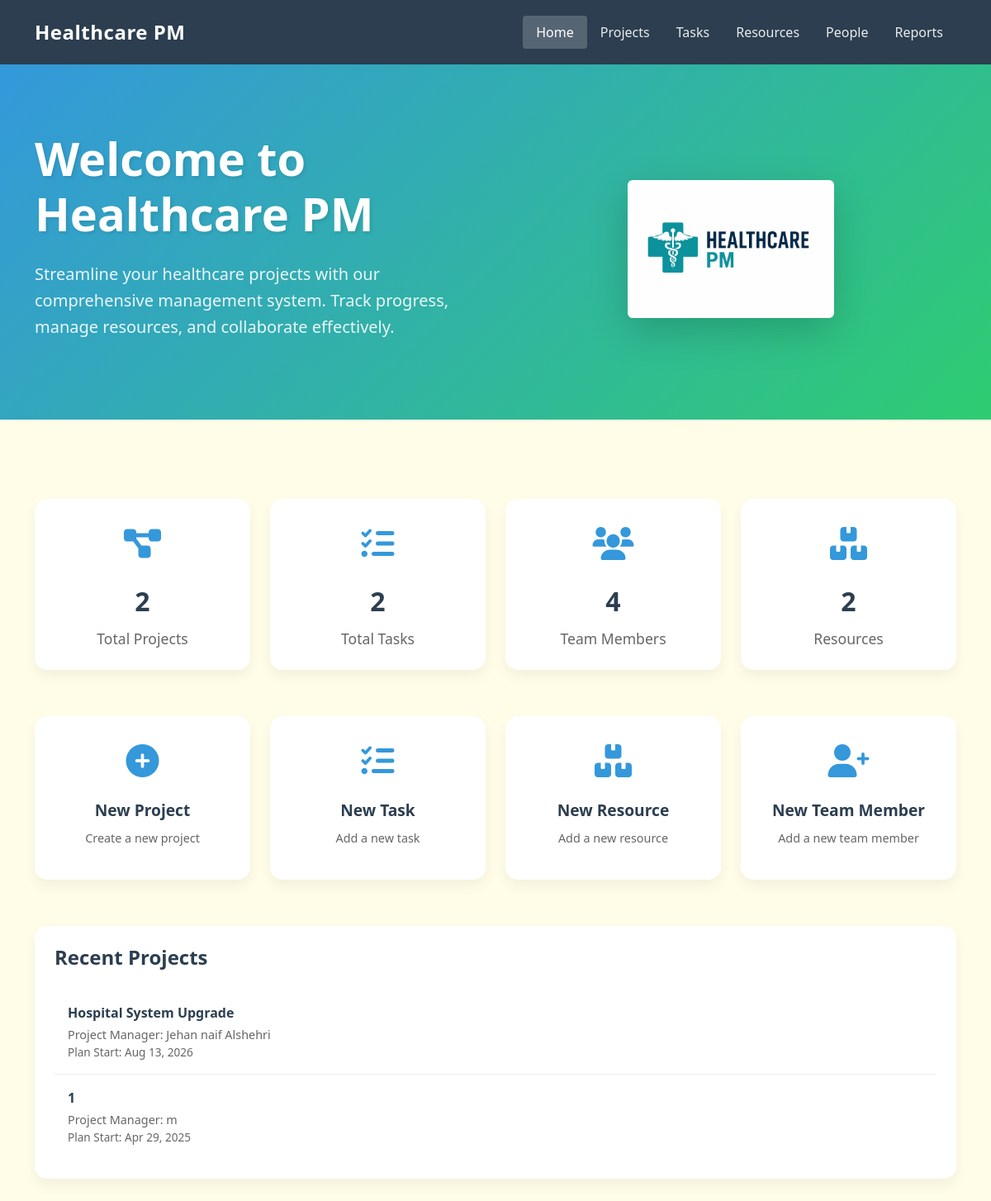
The page / on the database its author committed.
### tables this page shows
CREATE TABLE `tbl_project` (
  `project_id` int(11) NOT NULL,
  `project_name` varchar(150) NOT NULL,
  `plan_start_date` date DEFAULT NULL,
  `actual_start_date` date DEFAULT NULL,
  `plan_budget` decimal(12,2) DEFAULT NULL,
  `actual_budget` decimal(12,2) DEFAULT NULL,
  `project_manager_id` int(11) DEFAULT NULL,
  `project_description` text DEFAULT NULL
);

CREATE TABLE `tbl_people` (
  `id` int(11) NOT NULL,
  `name` varchar(100) NOT NULL,
  `email` varchar(100) NOT NULL,
  `address` varchar(255) DEFAULT NULL,
  `phone` varchar(20) DEFAULT NULL
);

### index.php (the view, shortened to what this page needs)
<?php
require_once 'db.php';
$stats = [
    'total_projects' => 0,
    'total_tasks' => 0,
    'total_team_members' => 0,
    'total_resources' => 0
];
try {
    $sql = "SELECT COUNT(*) as count FROM tbl_project";
    $stmt = $conn->query($sql);
    $stats['total_projects'] = $stmt->fetch(PDO::FETCH_ASSOC)['count'];
    $sql = "SELECT COUNT(*) as count FROM tbl_task";
    $stmt = $conn->query($sql);
    $stats['total_tasks'] = $stmt->fetch(PDO::FETCH_ASSOC)['count'];
    $sql = "SELECT COUNT(*) as count FROM tbl_people";
    $stmt = $conn->query($sql);
    $stats['total_team_members'] = $stmt->fetch(PDO::FETCH_ASSOC)['count'];
    $sql = "SELECT COUNT(*) as count FROM tbl_resources";
    $stmt = $conn->query($sql);
    $stats['total_resources'] = $stmt->fetch(PDO::FETCH_ASSOC)['count'];
    $sql = "SELECT p.*, pe.name as project_manager_name
            FROM tbl_project p
            LEFT JOIN tbl_people pe ON p.project_manager_id = pe.id
            ORDER BY p.plan_start_date DESC LIMIT 5";
    $stmt = $conn->query($sql);
    $recent_projects = $stmt->fetchAll(PDO::FETCH_ASSOC);
} catch(PDOException $e) {
    $error = "Error fetching data: " . $e->getMessage();
}
?>
<!DOCTYPE html>
<html lang="en">
<head>
    <link href="https://cdn.jsdelivr.net/npm/bootstrap@5.3.0/dist/css/bootstrap.min.css" rel="stylesheet">
    <link rel="stylesheet" href="https://cdnjs.cloudflare.com/ajax/libs/font-awesome/6.0.0/css/all.min.css">
    <link rel="stylesheet" href="https://cdn.jsdelivr.net/npm/sweetalert2@11.7.32/dist/sweetalert2.min.css">
</head>
<body>
    <nav class="navbar navbar-expand-lg navbar-dark">
        <div class="container">
            <a class="navbar-brand" href="index.php">Healthcare PM</a>
            <div class="collapse navbar-collapse" id="navbarNav">
                <ul class="navbar-nav ms-auto">
                    <li class="nav-item">
                        <a class="nav-link active" href="index.php">Home</a>
                    </li>
                    <li class="nav-item">
                        <a class="nav-link" href="projects.php">Projects</a>
                    </li>
                    <li class="nav-item">
                        <a class="nav-link" href="view_tasks.php">Tasks</a>
                    </li>
                    <li class="nav-item">
                        <a class="nav-link" href="resources.php">Resources</a>
                    </li>
                    <li class="nav-item">
                        <a class="nav-link" href="add_people.php">People</a>
                    </li>
                    <li class="nav-item">
                        <a class="nav-link" href="reports.php">Reports</a>
                    </li>
                </ul>
            </div>
        </div>
    </nav>
    <section class="welcome-section">
        <div class="container">
            <div class="row align-items-center">
                <div class="col-lg-6">
                    <h1 class="display-4 fw-bold">Welcome to Healthcare PM</h1>
                    <p class="lead">Streamline your healthcare projects with our comprehensive management system. Track progress, manage resources, and collaborate effectively.</p>
                </div>
<div class="col-lg-6 text-center">
    <img src="logo.png" alt="Healthcare Management" class="img-fluid rounded shadow-lg small-logo">
</div>
            </div>
        </div>
    </section>
    <div class="container py-5">
        <div class="row mb-4">
            <div class="col-md-3">
                <div class="stats-card text-center">
                    <div class="stats-icon">
                        <i class="fas fa-project-diagram"></i>
                    </div>
                    <div class="stats-number"><?php echo $stats['total_projects']; ?></div>
                    <div class="stats-label">Total Projects</div>
                </div>
            </div>
            <div class="col-md-3">
                <div class="stats-card text-center">
                    <div class="stats-icon">
                        <i class="fas fa-tasks"></i>
                    </div>
                    <div class="stats-number"><?php echo $stats['total_tasks']; ?></div>
                    <div class="stats-label">Total Tasks</div>
                </div>
            </div>
            <div class="col-md-3">
                <div class="stats-card text-center">
                    <div class="stats-icon">
                        <i class="fas fa-users"></i>
                    </div>
                    <div class="stats-number"><?php echo $stats['total_team_members']; ?></div>
                    <div class="stats-label">Team Members</div>
                </div>
            </div>
            <div class="col-md-3">
                <div class="stats-card text-center">
                    <div class="stats-icon">
                        <i class="fas fa-boxes"></i>
                    </div>
                    <div class="stats-number"><?php echo $stats['total_resources']; ?></div>
                    <div class="stats-label">Resources</div>
                </div>
            </div>
        </div>
        <div class="row mb-4">
            <div class="col-md-3">
                <a href="projects.php" class="text-decoration-none">
                    <div class="quick-access-card">
                        <div class="quick-access-icon">
                            <i class="fas fa-plus-circle"></i>
                        </div>
                        <div class="quick-access-title">New Project</div>
                        <div class="quick-access-description">Create a new project</div>
                    </div>
                </a>
            </div>
            <div class="col-md-3">
                <a href="#" class="text-decoration-none">
                    <div class="quick-access-card">
                        <div class="quick-access-icon">
                            <i class="fas fa-tasks"></i>
                        </div>
                        <div class="quick-access-title">New Task</div>
                        <div class="quick-access-description">Add a new task</div>
                    </div>
                </a>
            </div>
            <div class="col-md-3">
                <a href="resources.php" class="text-decoration-none">
                    <div class="quick-access-card">
                        <div class="quick-access-icon">
                            <i class="fas fa-boxes"></i>
                        </div>
                        <div class="quick-access-title">New Resource</div>
                        <div class="quick-access-description">Add a new resource</div>
                    </div>
                </a>
            </div>
            <div class="col-md-3">
                <a href="add_people.php" class="text-decoration-none">
                    <div class="quick-access-card">
                        <div class="quick-access-icon">
                            <i class="fas fa-user-plus"></i>
                        </div>
                        <div class="quick-access-title">New Team Member</div>
                        <div class="quick-access-description">Add a new team member</div>
                    </div>
                </a>
            </div>
        </div>
        <div class="recent-projects">
            <h4>Recent Projects</h4>
            <?php if (!empty($recent_projects)): ?>
                <?php foreach ($recent_projects as $project): ?>
                    <div class="project-item">
                        <div class="project-name"><?php echo htmlspecialchars($project['project_name']); ?></div>
                        <div class="project-manager">
                            Project Manager: <?php echo htmlspecialchars($project['project_manager_name'] ?? 'Not Assigned'); ?>
                        </div>
                        <div class="project-dates">
                            Plan Start: <?php echo date('M d, Y', strtotime($project['plan_start_date'])); ?>
                        </div>
                    </div>
                <?php endforeach; ?>
            <?php else: ?>
                <div class="text-center text-muted">No recent projects found</div>
            <?php endif; ?>
        </div>
    </div>
</body>
</html>

### index.php (style rules this page uses)
:root { --primary-color: #2c3e50; --secondary-color: #3498db; --accent-color: #2ecc71; --light-bg: #FFFDE8; --card-bg: #ffffff; --text-primary: #2c3e50; --text-secondary: #666666; }
body { font-family: 'Segoe UI', Tahoma, Geneva, Verdana, sans-serif; background-color: var(--light-bg); color: var(--text-primary); }
.navbar { background-color: var(--primary-color); box-shadow: 0 4px 6px rgba(0,0,0,0.1); padding: 1rem 0; }
.navbar-brand { color: white !important; font-weight: 700; font-size: 1.5rem; letter-spacing: 0.5px; }
.nav-link { color: rgba(255,255,255,0.9) !important; font-weight: 500; padding: 0.5rem 1rem !important; transition: all 0.3s ease; border-radius: 4px; }
.nav-link.active { background-color: rgba(255,255,255,0.2); color: white !important; }
.welcome-section { background: linear-gradient(135deg, var(--secondary-color), var(--accent-color)); color: white; padding: 5rem 0; margin-bottom: 3rem; position: relative; overflow: hidden; }
.welcome-section::before { content: ''; position: absolute; top: 0; left: 0; right: 0; bottom: 0; opacity: 0.1; }
.welcome-section h1 { font-weight: 800; margin-bottom: 1.5rem; text-shadow: 2px 2px 4px rgba(0,0,0,0.1); }
.welcome-section .lead { font-size: 1.25rem; opacity: 0.9; line-height: 1.6; }
.stats-card { background-color: var(--card-bg); border-radius: 15px; box-shadow: 0 8px 16px rgba(0,0,0,0.05); padding: 1.5rem; margin-bottom: 2rem; transition: transform 0.3s ease; }
.stats-icon { font-size: 2.5rem; color: var(--secondary-color); margin-bottom: 1rem; }
.stats-number { font-size: 2rem; font-weight: 700; color: var(--text-primary); margin-bottom: 0.5rem; }
.stats-label { color: var(--text-secondary); font-size: 1.1rem; }
.quick-access-card { background-color: var(--card-bg); border-radius: 15px; box-shadow: 0 8px 16px rgba(0,0,0,0.05); padding: 1.5rem; margin-bottom: 2rem; text-align: center; transition: all 0.3s ease; }
.quick-access-icon { font-size: 2.5rem; color: var(--secondary-color); margin-bottom: 1rem; }
.quick-access-title { font-size: 1.2rem; font-weight: 600; color: var(--text-primary); margin-bottom: 0.5rem; }
.quick-access-description { color: var(--text-secondary); font-size: 0.9rem; margin-bottom: 1rem; }
.recent-projects { background-color: var(--card-bg); border-radius: 15px; box-shadow: 0 8px 16px rgba(0,0,0,0.05); padding: 1.5rem; margin-bottom: 2rem; }
.recent-projects h4 { color: var(--text-primary); font-weight: 600; margin-bottom: 1.5rem; }
.project-item { padding: 1rem; border-bottom: 1px solid #eee; transition: background-color 0.3s ease; }
.project-item:last-child { border-bottom: none; }
.project-name { font-weight: 600; color: var(--text-primary); margin-bottom: 0.25rem; }
.project-manager { color: var(--text-secondary); font-size: 0.9rem; }
.project-dates { color: var(--text-secondary); font-size: 0.85rem; }
.small-logo { max-width: 250px; height: auto; margin-top: 1rem; }

### rows shown on the page
tbl_project: project_name "Hospital System Upgrade", project_manager.name "Jehan naif Alshehri", plan_start_date "Aug 13, 2026"
tbl_project: project_name "1", project_manager.name "m", plan_start_date "Apr 29, 2025"

### other values the page prints
$stats['total_projects'] "2"
$stats['total_tasks'] "2"
$stats['total_team_members'] "4"
$stats['total_resources'] "2"
